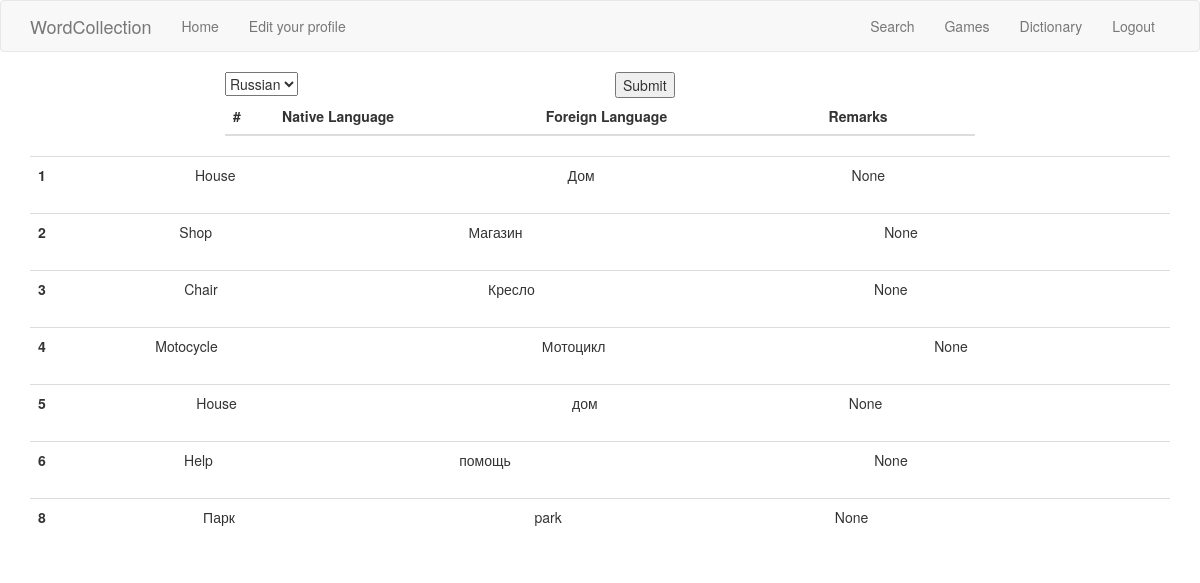
The page /mywords (signed in) on the database its author committed.
### app/models.py (models this page shows, shortened)
class Word(db.Model):
	id = db.Column(db.Integer, primary_key = True)
	native_language=db.Column(db.String(128))
	foreign_language=db.Column(db.String(128))
	remarks=db.Column(db.String(128))
	level=db.Column(db.Integer, default=1)
	dictionary_id=db.Column(db.Integer,db.ForeignKey('dictionary.id'))

### app/routes.py (the view)
@application.route('/mywords', methods=['GET','POST'])
@login_required
def get_mywords():
	language_id = None
	dictionaryForm = DictionaryForm()
	dictionaries = current_user.languages
	languages = [(dictionary.id, Language.query.filter_by(id=dictionary.language_id).first().language) for dictionary in dictionaries]
	dictionaryForm.foreign_languages.choices = [language for language in languages]
	page = request.args.get('page', 1, type=int)
	if dictionaryForm.validate_on_submit():
		language_id = dictionaryForm.foreign_languages.data
	words = Dictionary.query.filter_by(id = language_id or 3).first().words.paginate(
		page, application.config['WORDS_PER_PAGE'], False)
	foreign_languages = current_user.languages
	next_url = url_for('mywords', page=words.next_num) \
	if words.has_next else None
	previous_url = url_for('mywords', page=words.prev_num) \
	if words.has_prev else None
	return render_template('mywords.html', title='Dictionary', words = words.items, next_url = next_url, previous_url = previous_url , form=dictionaryForm)

### app/forms.py
class DictionaryForm(FlaskForm):
	foreign_languages = SelectField('Languages', coerce=int)
	submit = SubmitField()

### app/models.py (called while the page is built)
@login.user_loader
def load_user(id):
	return User.query.get(int(id))

### app/templates/mywords.html (shortened to what this page needs)
 {% extends "base.html" %}
{% import 'bootstrap/wtf.html' as wtf %}
{% block app_content %}
<div class="containder">
<div class="row">
  <form action="" method="post">
  <div class="col-md-2  col-md-offset-2">
   {{ form.foreign_languages() }}
  </div>
  <div class="col-md-2 col-md-offset-2">
    {{ form.submit() }}
  </div>
</form>
</div>
<div class="row">
  <div class="col-md-8    col-md-offset-2">
    <table class="table">
      <thead class="thead-dark">
        <tr>
          <th scope="col">#</th>
          <th scope="col">Native Language</th>
          <th scope="col">Foreign Language</th>
          <th scope="col">Remarks</th>
        </tr>
      </thead>
    </table>
  </div>
</div>
</div>
	  {% for word in words %}
        {% include '_words.html' %}
    {% endfor %}
{% endblock %}

### app/templates/_words.html
<table class="table">
  <tbody>
    <tr>
      <th scope="row">{{ word.id }}</th>
      <td>{{ word.native_language }}</td>
      <td>{{ word.foreign_language }}</td>
      <td>{{ word.remarks }}</td>
    </tr>
  </tbody>
</table>

### rows shown on the page
Word: id "1", native_language "House", foreign_language "Дом", remarks "None"
Word: id "2", native_language "Shop", foreign_language "Магазин", remarks "None"
Word: id "3", native_language "Chair", foreign_language "Кресло", remarks "None"
Word: id "4", native_language "Motocycle", foreign_language "Мотоцикл", remarks "None"
Word: id "5", native_language "House", foreign_language "дом", remarks "None"
Word: id "6", native_language "Help", foreign_language "помощь", remarks "None"
Word: id "8", native_language "Парк", foreign_language "park", remarks "None"
